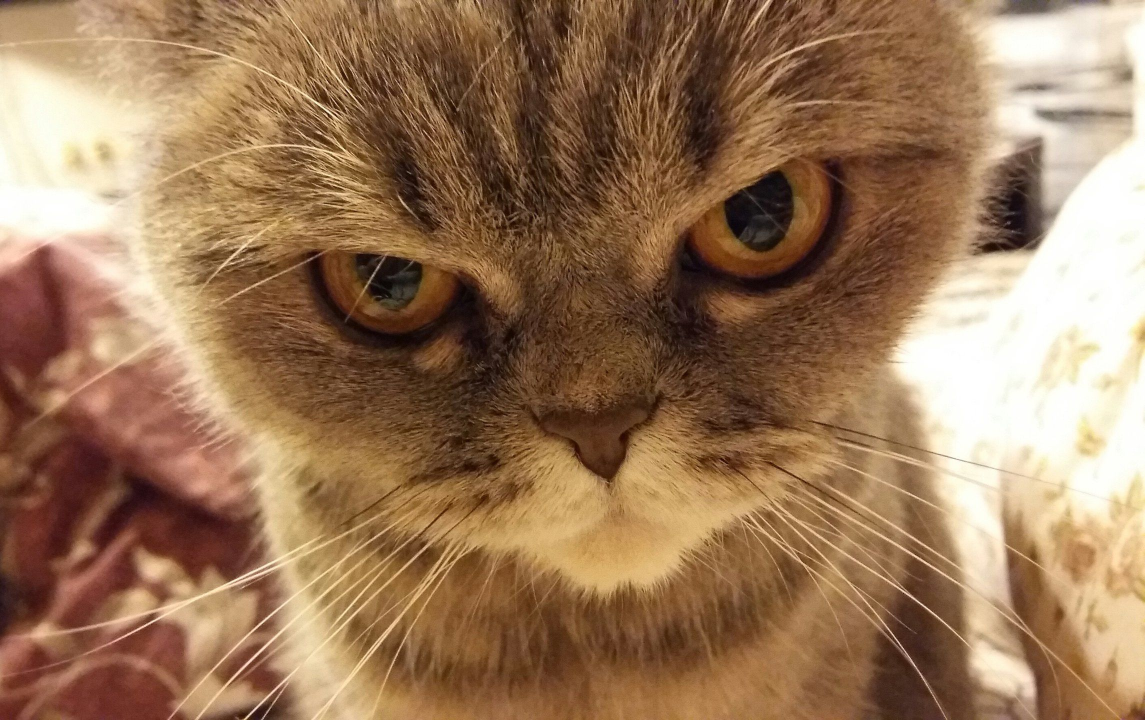
#> input picture 2025-10-01_taller_2_cv_3d/ejercicios/09_filtro_visual_convoluciones/gato.jpg, 2290 x 1440 px (shown at 1/2 size)
$ python filtro_visual.py
#> lines starting #> are read from the running program, lines starting #| are printed output that depends on the picture
import cv2
import numpy as np

# --- Cargar imagen ---
img = cv2.imread('gato.jpg')
#> img is the input picture: shape (1440, 2290, 3); mean B, G, R 88.9, 119.4, 153.8
img_gray = cv2.cvtColor(img, cv2.COLOR_BGR2GRAY)
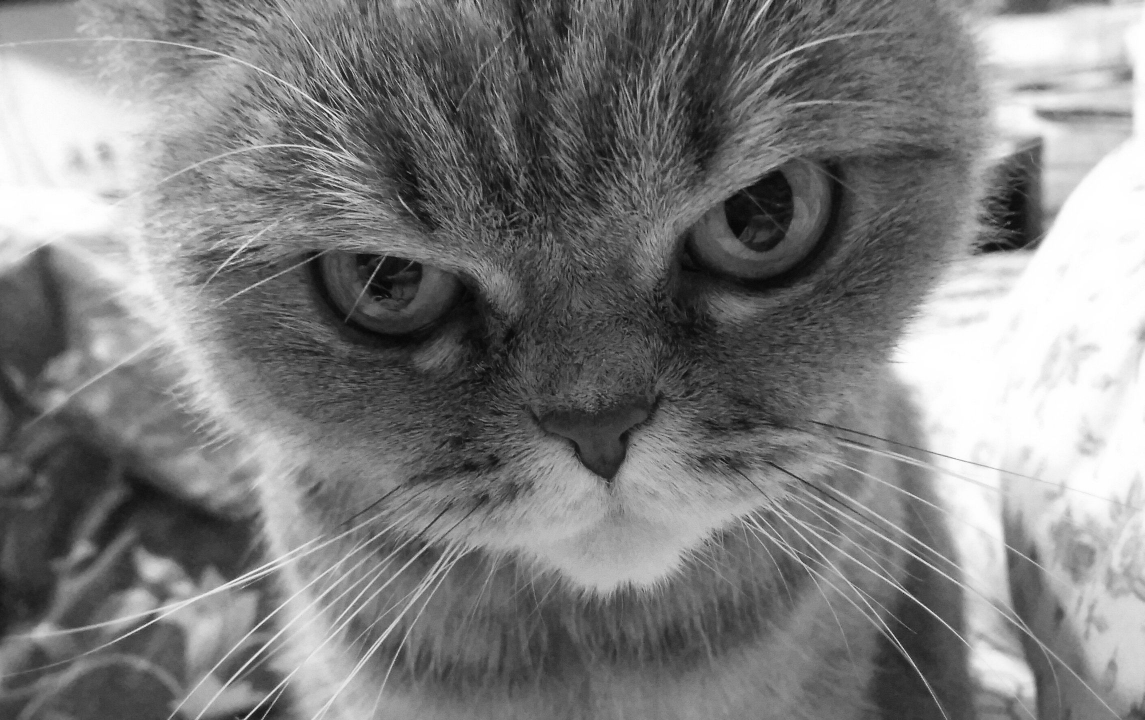
#> img_gray: shape (1440, 2290) (shown at 1/2 size); min 3, max 255, mean 126.2

# --- Ajustar imagen al tamaño de la pantalla ---
screen_res = (1920, 1080)  # puedes cambiar según tu monitor
scale_width = screen_res[0] / img_gray.shape[1]
#> scale_width = 0.838
scale_height = screen_res[1] / img_gray.shape[0]
#> scale_height = 0.75
scale = min(scale_width, scale_height)
#> scale = 0.75
window_width = int(img_gray.shape[1] * scale)
#> window_width = 1717
window_height = int(img_gray.shape[0] * scale)
#> window_height = 1080
img_gray = cv2.resize(img_gray, (window_width, window_height))
#> img_gray: shape (1080, 1717)

# --- Crear ventana y sliders ---
cv2.namedWindow('Filtro Interactivo', cv2.WINDOW_NORMAL)
cv2.resizeWindow('Filtro Interactivo', 800, 400)

def nothing(x):
    pass

# Crear 9 sliders con nombres más claros
labels = [
    "Fila1-Col1", "Fila1-Col2", "Fila1-Col3",
    "Fila2-Col1", "Fila2-Col2", "Fila2-Col3",
    "Fila3-Col1", "Fila3-Col2", "Fila3-Col3"
]

for name in labels:
    cv2.createTrackbar(name, 'Filtro Interactivo', 5, 10, nothing)  # rango 0-10, centrado en 5

# Normalización automática ON/OFF
cv2.createTrackbar('Normalizar (1=Sí, 0=No)', 'Filtro Interactivo', 1, 1, nothing)

while True:
    # Leer valores de los sliders
    vals = [cv2.getTrackbarPos(name, 'Filtro Interactivo') - 5 for name in labels]
    normalize = cv2.getTrackbarPos('Normalizar (1=Sí, 0=No)', 'Filtro Interactivo')

    # Crear kernel 3x3
    kernel = np.array(vals, dtype=np.float32).reshape((3, 3))

    # Normalización opcional
    if normalize:
        kernel_sum = np.sum(kernel)
        if kernel_sum != 0:
            kernel = kernel / kernel_sum

    # Aplicar filtro
    filtered = cv2.filter2D(img_gray, -1, kernel)
#> filtered: shape (1080, 1717); every value is 0

    # Combinar imagen original y filtrada lado a lado
    combined = np.hstack((img_gray, filtered))
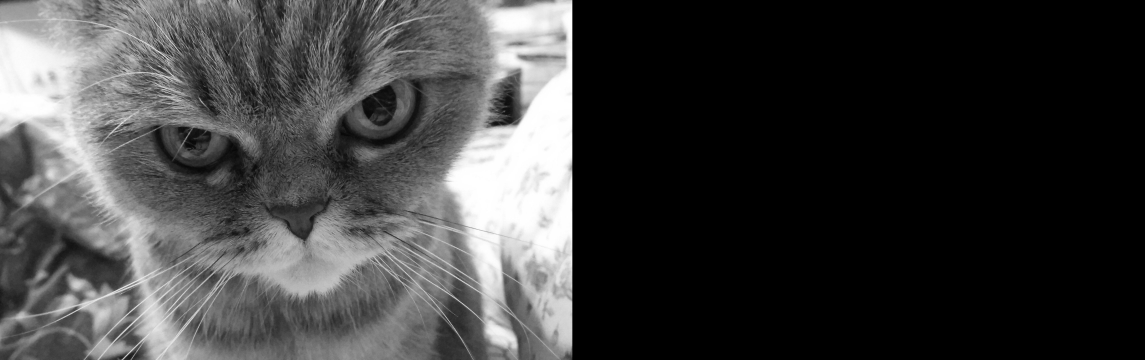
#> combined: shape (1080, 3434) (shown at 1/3 size); min 0, max 255, mean 63.1

    # Mostrar resultado
    cv2.imshow('Filtro Interactivo', combined)

    key = cv2.waitKey(30) & 0xFF
#> (key Esc is pressed here)
    if key == 27:  # ESC para salir
        break

cv2.destroyAllWindows()
